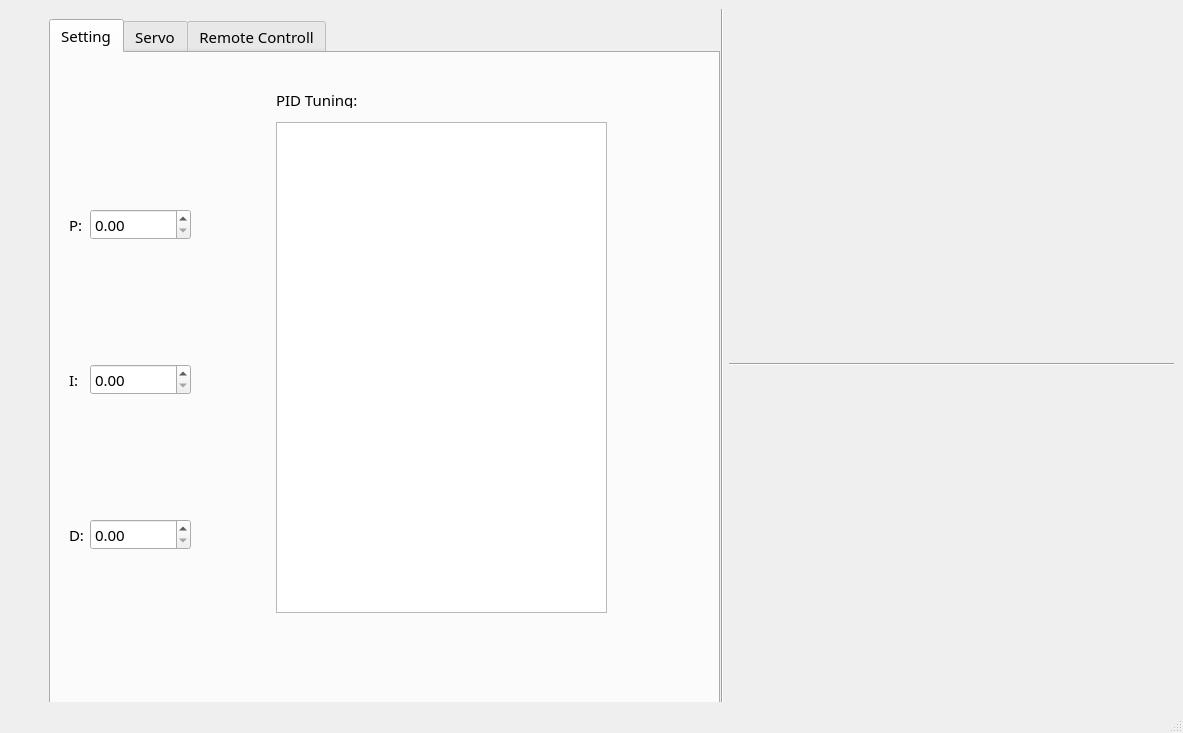
<?xml version="1.0" encoding="UTF-8"?>
<ui version="4.0">
 <class>MainWindow</class>
 <widget class="QMainWindow" name="MainWindow">
  <property name="geometry">
   <rect>
    <x>0</x>
    <y>0</y>
    <width>1183</width>
    <height>733</height>
   </rect>
  </property>
  <property name="windowTitle">
   <string>Altas Flight</string>
  </property>
  <widget class="QWidget" name="centralwidget">
   <layout class="QVBoxLayout" name="verticalLayout">
    <item>
     <widget class="QWidget" name="widget" native="true">
      <widget class="QWidget" name="widget_2" native="true">
       <property name="geometry">
        <rect>
         <x>730</x>
         <y>0</y>
         <width>324</width>
         <height>711</height>
        </rect>
       </property>
       <layout class="QFormLayout" name="formLayout">
        <item row="0" column="0">
         <spacer name="horizontalSpacer_3">
          <property name="orientation">
           <enum>Qt::Orientation::Horizontal</enum>
          </property>
          <property name="sizeHint" stdset="0">
           <size>
            <width>40</width>
            <height>20</height>
           </size>
          </property>
         </spacer>
        </item>
        <item row="2" column="0">
         <spacer name="horizontalSpacer">
          <property name="orientation">
           <enum>Qt::Orientation::Horizontal</enum>
          </property>
          <property name="sizeHint" stdset="0">
           <size>
            <width>40</width>
            <height>20</height>
           </size>
          </property>
         </spacer>
        </item>
        <item row="3" column="0">
         <widget class="qfi_ASI" name="graphicsASI">
          <property name="enabled">
           <bool>false</bool>
          </property>
          <property name="minimumSize">
           <size>
            <width>300</width>
            <height>300</height>
           </size>
          </property>
          <property name="maximumSize">
           <size>
            <width>300</width>
            <height>300</height>
           </size>
          </property>
          <property name="frameShape">
           <enum>QFrame::Shape::NoFrame</enum>
          </property>
          <property name="verticalScrollBarPolicy">
           <enum>Qt::ScrollBarPolicy::ScrollBarAlwaysOff</enum>
          </property>
          <property name="horizontalScrollBarPolicy">
           <enum>Qt::ScrollBarPolicy::ScrollBarAlwaysOff</enum>
          </property>
          <property name="interactive">
           <bool>false</bool>
          </property>
         </widget>
        </item>
        <item row="4" column="0">
         <spacer name="horizontalSpacer_2">
          <property name="orientation">
           <enum>Qt::Orientation::Horizontal</enum>
          </property>
          <property name="sizeHint" stdset="0">
           <size>
            <width>40</width>
            <height>20</height>
           </size>
          </property>
         </spacer>
        </item>
        <item row="1" column="0">
         <widget class="qfi_EADI" name="graphicsEADI">
          <property name="enabled">
           <bool>false</bool>
          </property>
          <property name="minimumSize">
           <size>
            <width>300</width>
            <height>300</height>
           </size>
          </property>
          <property name="maximumSize">
           <size>
            <width>300</width>
            <height>300</height>
           </size>
          </property>
          <property name="frameShape">
           <enum>QFrame::Shape::NoFrame</enum>
          </property>
          <property name="verticalScrollBarPolicy">
           <enum>Qt::ScrollBarPolicy::ScrollBarAlwaysOff</enum>
          </property>
          <property name="horizontalScrollBarPolicy">
           <enum>Qt::ScrollBarPolicy::ScrollBarAlwaysOff</enum>
          </property>
          <property name="interactive">
           <bool>false</bool>
          </property>
         </widget>
        </item>
       </layout>
      </widget>
      <widget class="Line" name="line">
       <property name="geometry">
        <rect>
         <x>703</x>
         <y>-40</y>
         <width>20</width>
         <height>771</height>
        </rect>
       </property>
       <property name="orientation">
        <enum>Qt::Orientation::Vertical</enum>
       </property>
      </widget>
      <widget class="Line" name="line_2">
       <property name="geometry">
        <rect>
         <x>720</x>
         <y>335</y>
         <width>451</width>
         <height>41</height>
        </rect>
       </property>
       <property name="orientation">
        <enum>Qt::Orientation::Horizontal</enum>
       </property>
      </widget>
      <widget class="QTabWidget" name="tabWidget">
       <property name="geometry">
        <rect>
         <x>40</x>
         <y>10</y>
         <width>671</width>
         <height>691</height>
        </rect>
       </property>
       <property name="font">
        <font>
         <family>Source Code Pro Medium</family>
         <pointsize>11</pointsize>
        </font>
       </property>
       <property name="currentIndex">
        <number>0</number>
       </property>
       <widget class="QWidget" name="tab_3">
        <attribute name="title">
         <string>Setting</string>
        </attribute>
        <layout class="QGridLayout" name="gridLayout">
         <item row="0" column="2">
          <spacer name="horizontalSpacer_7">
           <property name="orientation">
            <enum>Qt::Orientation::Horizontal</enum>
           </property>
           <property name="sizeHint" stdset="0">
            <size>
             <width>40</width>
             <height>20</height>
            </size>
           </property>
          </spacer>
         </item>
         <item row="1" column="0">
          <widget class="QWidget" name="widget_3" native="true">
           <layout class="QGridLayout" name="gridLayout_2">
            <item row="2" column="1">
             <widget class="QDoubleSpinBox" name="I_Value">
              <property name="font">
               <font>
                <family>Source Code Pro</family>
                <pointsize>11</pointsize>
               </font>
              </property>
             </widget>
            </item>
            <item row="4" column="1">
             <widget class="QDoubleSpinBox" name="D_Value">
              <property name="font">
               <font>
                <family>Source Code Pro</family>
                <pointsize>11</pointsize>
               </font>
              </property>
             </widget>
            </item>
            <item row="4" column="0">
             <widget class="QLabel" name="label_3">
              <property name="font">
               <font>
                <family>Source Code Pro</family>
                <pointsize>11</pointsize>
               </font>
              </property>
              <property name="text">
               <string>D:</string>
              </property>
             </widget>
            </item>
            <item row="0" column="0">
             <widget class="QLabel" name="label">
              <property name="font">
               <font>
                <family>Source Code Pro</family>
                <pointsize>11</pointsize>
               </font>
              </property>
              <property name="text">
               <string>P:</string>
              </property>
             </widget>
            </item>
            <item row="0" column="1">
             <widget class="QDoubleSpinBox" name="P_Value">
              <property name="font">
               <font>
                <family>Source Code Pro</family>
                <pointsize>11</pointsize>
               </font>
              </property>
              <property name="minimum">
               <double>0.000000000000000</double>
              </property>
              <property name="maximum">
               <double>10099999.000000000000000</double>
              </property>
             </widget>
            </item>
            <item row="2" column="0">
             <widget class="QLabel" name="label_2">
              <property name="font">
               <font>
                <family>Source Code Pro</family>
                <pointsize>11</pointsize>
               </font>
              </property>
              <property name="text">
               <string>I:</string>
              </property>
             </widget>
            </item>
           </layout>
          </widget>
         </item>
         <item row="1" column="1">
          <spacer name="verticalSpacer_2">
           <property name="orientation">
            <enum>Qt::Orientation::Vertical</enum>
           </property>
           <property name="sizeHint" stdset="0">
            <size>
             <width>20</width>
             <height>582</height>
            </size>
           </property>
          </spacer>
         </item>
         <item row="1" column="2">
          <widget class="QWidget" name="widget_4" native="true">
           <widget class="QLabel" name="label_6">
            <property name="geometry">
             <rect>
              <x>30</x>
              <y>110</y>
              <width>49</width>
              <height>16</height>
             </rect>
            </property>
            <property name="text">
             <string/>
            </property>
           </widget>
           <widget class="QLabel" name="label_7">
            <property name="geometry">
             <rect>
              <x>50</x>
              <y>10</y>
              <width>121</width>
              <height>16</height>
             </rect>
            </property>
            <property name="text">
             <string>PID Tuning:</string>
            </property>
           </widget>
           <widget class="QTextEdit" name="textEdit">
            <property name="geometry">
             <rect>
              <x>50</x>
              <y>40</y>
              <width>331</width>
              <height>491</height>
             </rect>
            </property>
            <property name="font">
             <font>
              <family>Source Code Pro</family>
              <pointsize>11</pointsize>
             </font>
            </property>
            <property name="autoFillBackground">
             <bool>false</bool>
            </property>
            <property name="verticalScrollBarPolicy">
             <enum>Qt::ScrollBarPolicy::ScrollBarAlwaysOff</enum>
            </property>
            <property name="horizontalScrollBarPolicy">
             <enum>Qt::ScrollBarPolicy::ScrollBarAlwaysOff</enum>
            </property>
            <property name="documentTitle">
             <string/>
            </property>
            <property name="readOnly">
             <bool>true</bool>
            </property>
            <property name="textInteractionFlags">
             <set>Qt::TextInteractionFlag::NoTextInteraction</set>
            </property>
           </widget>
          </widget>
         </item>
         <item row="1" column="3">
          <spacer name="verticalSpacer">
           <property name="orientation">
            <enum>Qt::Orientation::Vertical</enum>
           </property>
           <property name="sizeHint" stdset="0">
            <size>
             <width>20</width>
             <height>582</height>
            </size>
           </property>
          </spacer>
         </item>
         <item row="2" column="2">
          <spacer name="horizontalSpacer_6">
           <property name="orientation">
            <enum>Qt::Orientation::Horizontal</enum>
           </property>
           <property name="sizeHint" stdset="0">
            <size>
             <width>408</width>
             <height>20</height>
            </size>
           </property>
          </spacer>
         </item>
        </layout>
       </widget>
       <widget class="QWidget" name="tab_4">
        <attribute name="title">
         <string>Servo</string>
        </attribute>
       </widget>
       <widget class="QWidget" name="tab">
        <attribute name="title">
         <string>Remote Controll</string>
        </attribute>
       </widget>
      </widget>
     </widget>
    </item>
   </layout>
  </widget>
  <widget class="QStatusBar" name="statusbar"/>
 </widget>
 <customwidgets>
  <customwidget>
   <class>qfi_ASI</class>
   <extends>QGraphicsView</extends>
   <header>qfi/qfi_ASI.h</header>
  </customwidget>
  <customwidget>
   <class>qfi_EADI</class>
   <extends>QGraphicsView</extends>
   <header>qfi/qfi_EADI.h</header>
  </customwidget>
 </customwidgets>
 <resources/>
 <connections/>
</ui>
